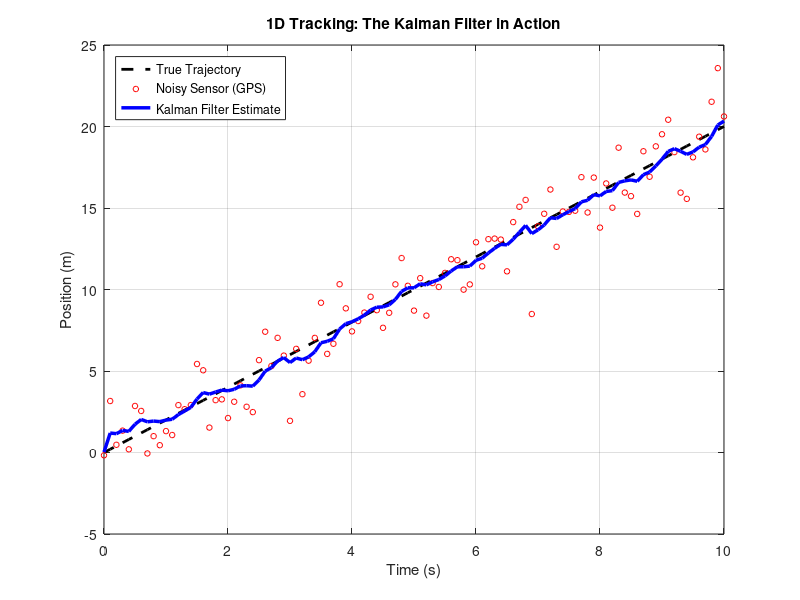

MATLAB code to generate this figure:
%% MATLABSolutions: Kalman Filter 1D Vehicle Tracker
% Demonstrates how visual Gaussian multiplication maps to real code
clear; clc; close all;

% Simulation Parameters
dt = 0.1;           % Time step (seconds)
t = 0:dt:10;        % Total duration
N = length(t);

% True State: Position and Velocity (Constant velocity motion)
true_velocity = 2.0;               % 2 m/s
true_pos = true_velocity * t;

% Process and Measurement Noise
sigma_process = 0.2;               % Model uncertainty (wheel slip)
sigma_meas = 1.5;                  % GPS measurement noise

noisy_meas = true_pos + sigma_meas * randn(1, N);

% Kalman Filter Initialization
x_est = 0;                         % Initial position estimate
P_est = 2.0;                       % Initial uncertainty (variance)

estimates = zeros(1, N);
uncertainties = zeros(1, N);

for k = 1:N
    % 1. PREDICT: Project state and covariance forward
    x_pred = x_est + true_velocity * dt;
    P_pred = P_est + (sigma_process^2);
    
    % 2. UPDATE: Compute Kalman Gain and fuse sensor reading
    K = P_pred / (P_pred + sigma_meas^2);          % Kalman Gain
    x_est = x_pred + K * (noisy_meas(k) - x_pred); % Optimal State Update
    P_est = (1 - K) * P_pred;                      % Variance shrinks!
    
    estimates(k) = x_est;
    uncertainties(k) = P_est;
end

% Plotting results
figure('Color', 'w');
plot(t, true_pos, 'k--', 'LineWidth', 2, 'DisplayName', 'True Trajectory'); hold on;
plot(t, noisy_meas, 'ro', 'MarkerSize', 4, 'DisplayName', 'Noisy Sensor (GPS)');
plot(t, estimates, 'b-', 'LineWidth', 2.5, 'DisplayName', 'Kalman Filter Estimate');
xlabel('Time (s)'); ylabel('Position (m)');
title('1D Tracking: The Kalman Filter in Action');
legend('Location', 'NorthWest'); grid on;
